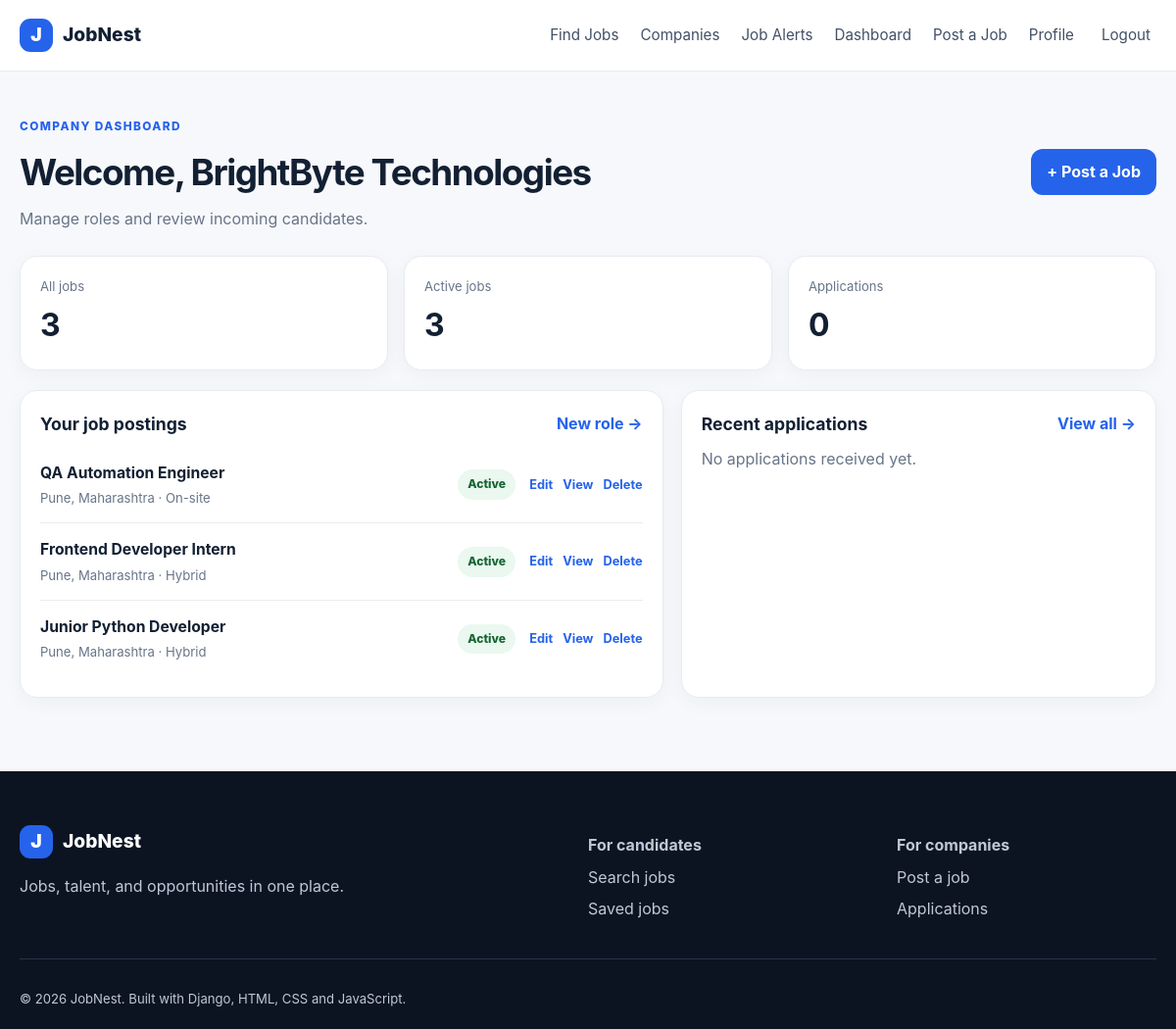
The app's page /dashboard/ (signed in) with its own data.
### portal/models.py (models this page shows, shortened)
class Profile(models.Model):
    ROLE_CHOICES = [('candidate', 'Candidate'), ('company', 'Company')]
    user = models.OneToOneField(User, on_delete=models.CASCADE, related_name='profile')
    role = models.CharField(max_length=20, choices=ROLE_CHOICES, default='candidate')
    phone = models.CharField(max_length=20, blank=True)
    location = models.CharField(max_length=120, blank=True)
    headline = models.CharField(max_length=160, blank=True)
    bio = models.TextField(blank=True)
    company_name = models.CharField(max_length=160, blank=True)
    company_website = models.URLField(blank=True)
    resume = models.FileField(upload_to='resumes/', blank=True, null=True)
    avatar = models.ImageField(upload_to='avatars/', blank=True, null=True)
    created_at = models.DateTimeField(auto_now_add=True)

class Job(models.Model):
    CATEGORY_CHOICES = [
        ('technology', 'Technology'),
        ('design', 'Design'),
        ('data', 'Data & Analytics'),
        ('marketing', 'Marketing'),
        ('sales', 'Sales'),
        ('content', 'Content & Writing'),
        ('it_support', 'IT Support'),
        ('operations', 'Operations'),
        ('management', 'Management'),
        ('human_resources', 'Human Resources'),
        ('customer_service', 'Customer Service'),
    ]
    JOB_TYPE_CHOICES = [
        ('full_time', 'Full Time'),
        ('part_time', 'Part Time'),
        ('internship', 'Internship'),
        ('contract', 'Contract'),
        ('freelance', 'Freelance'),
    ]
    WORK_MODE_CHOICES = [('on_site', 'On-site'), ('hybrid', 'Hybrid'), ('remote', 'Remote')]
    EXPERIENCE_CHOICES = [
        ('fresher', 'Fresher'),
        ('0_1', '0–1 years'),
        ('1_3', '1–3 years'),
        ('3_5', '3–5 years'),
        ('5_plus', '5+ years'),
    ]
    company = models.ForeignKey(User, on_delete=models.CASCADE, related_name='jobs')
    title = models.CharField(max_length=180)
    category = models.CharField(max_length=30, choices=CATEGORY_CHOICES, default='technology')
    description = models.TextField()
    requirements = models.TextField()
    location = models.CharField(max_length=160)
    job_type = models.CharField(max_length=20, choices=JOB_TYPE_CHOICES, default='full_time')
    work_mode = models.CharField(max_length=20, choices=WORK_MODE_CHOICES, default='on_site')
    experience = models.CharField(max_length=20, choices=EXPERIENCE_CHOICES, default='fresher')
    skills = models.CharField(max_length=500, help_text='Comma-separated skills')
    salary_min = models.PositiveIntegerField(default=0, validators=[MinValueValidator(0)])
    salary_max = models.PositiveIntegerField(default=0, validators=[MinValueValidator(0)])
    openings = models.PositiveIntegerField(default=1)
    deadline = models.DateField(blank=True, null=True)
    is_active = models.BooleanField(default=True)
    is_featured = models.BooleanField(default=False)
    created_at = models.DateTimeField(auto_now_add=True)
    updated_at = models.DateTimeField(auto_now=True)
    class Meta:
        ordering = ['-created_at']
        indexes = [
            models.Index(fields=['title']),
            models.Index(fields=['location']),
            models.Index(fields=['job_type']),
            models.Index(fields=['category']),
            models.Index(fields=['work_mode']),
            models.Index(fields=['created_at']),
        ]

### portal/views.py (the view, shortened to what this page needs)
# urls.py: path('dashboard/', views.dashboard, name='dashboard'),
@login_required
def dashboard(request):
    profile = get_profile(request.user)
    if profile.role == 'company':
        jobs = Job.objects.filter(company=request.user)
        applications = Application.objects.filter(job__company=request.user).select_related('job', 'applicant')
        context = {
            'profile': profile,
            'jobs': jobs[:8],
            'total_jobs': jobs.count(),
            'active_jobs': jobs.filter(is_active=True).count(),
            'total_applications': applications.count(),
            'recent_applications': applications[:8],
        }
        return render(request, 'portal/company_dashboard.html', context)

### portal/views.py (called while the page is built)
def get_profile(user):
    profile, _ = Profile.objects.get_or_create(user=user)
    return profile

### templates/portal/company_dashboard.html (shortened to what this page needs)
{% extends 'base.html' %}
{% block content %}
<section class="container dashboard-page"><div class="dashboard-head"><div><span class="eyebrow">Company dashboard</span><h1>Welcome, {{ profile.company_name|default:user.first_name|default:user.username }}</h1><p>Manage roles and review incoming candidates.</p></div><a class="button" href="{% url 'portal:create_job' %}">+ Post a Job</a></div>
<div class="stats-grid"><div class="stat-card"><span>All jobs</span><b>{{ total_jobs }}</b></div><div class="stat-card"><span>Active jobs</span><b>{{ active_jobs }}</b></div><div class="stat-card"><span>Applications</span><b>{{ total_applications }}</b></div></div>
<div class="dashboard-grid"><section class="panel"><div class="panel-head"><h2>Your job postings</h2><a href="{% url 'portal:create_job' %}">New role →</a></div>{% for job in jobs %}<div class="manage-row"><div><h3>{{ job.title }}</h3><p>{{ job.location }} · {{ job.get_work_mode_display }}</p></div><span class="status-pill {% if job.is_active %}success{% else %}muted{% endif %}">{% if job.is_active %}Active{% else %}Paused{% endif %}</span><div class="row-actions"><a href="{% url 'portal:edit_job' job.pk %}">Edit</a><a href="{% url 'portal:job_detail' job.pk %}">View</a><a href="{% url 'portal:delete_job' job.pk %}">Delete</a></div></div>{% empty %}<div class="empty-inline">No jobs posted yet.</div>{% endfor %}</section><section class="panel"><div class="panel-head"><h2>Recent applications</h2><a href="{% url 'portal:company_applications' %}">View all →</a></div>{% for app in recent_applications %}<div class="manage-row"><div><h3>{{ app.applicant.get_full_name|default:app.applicant.username }}</h3><p>{{ app.job.title }} · {{ app.applied_at|timesince }} ago</p></div><span class="status-pill">{{ app.get_status_display }}</span></div>{% empty %}<div class="empty-inline">No applications received yet.</div>{% endfor %}</section></div></section>
{% endblock %}

### static/css/style.css (style rules this page uses)
:root { --ink:#132033;--muted:#687589;--line:#e7ebf1;--surface:#fff;--bg:#f7f8fb;--primary:#2563eb;--primary-dark:#1749b3;--soft:#edf4ff;--success:#15803d;--danger:#b91c1c;--shadow:0 12px 35px rgba(24,40,72,.08);--radius:18px }
* { box-sizing:border-box }
html { scroll-behavior:smooth }
body { margin:0;font-family:Inter,ui-sans-serif,system-ui,-apple-system,"Segoe UI",sans-serif;color:var(--ink);background:var(--bg);line-height:1.55 }
a { color:inherit;text-decoration:none }
.container { width:min(1180px,calc(100% - 40px));margin:0 auto }
.nav-cta,.button { background:var(--primary);color:#fff;border:0;border-radius:12px;padding:11px 16px;font-weight:700;cursor:pointer;display:inline-flex;align-items:center;justify-content:center;gap:6px }
.eyebrow { text-transform:uppercase;letter-spacing:.12em;font-size:.74rem;color:var(--primary);font-weight:800 }
.section-head,.dashboard-head,.panel-head { display:flex;justify-content:space-between;gap:20px;align-items:end }
.text-link,.panel-head a,.row-actions a,.application-main a { color:var(--primary);font-weight:700 }
.job-card,.result-card,.panel,.form-card,.auth-card,.detail-panel,.apply-card,.application-card,.stat-card,.filter-card { background:var(--surface);border:1px solid var(--line);border-radius:var(--radius);box-shadow:0 5px 20px rgba(24,40,72,.045) }
.status-pill { display:inline-flex;align-items:center;border-radius:999px;background:#eef2f6;color:#4f5e73;font-size:.76rem;padding:6px 10px;font-weight:800;white-space:nowrap }
.status-pill.success { background:#eaf8ef;color:#166534 }
.empty-state p,.empty-inline { color:var(--muted) }
.dashboard-page { padding:42px 0 75px }
.dashboard-head { align-items:center;margin-bottom:25px }
.dashboard-head h1 { font-size:2.3rem;letter-spacing:-.04em;margin:7px 0 }
.dashboard-head p { margin:0;color:var(--muted) }
.stats-grid { display:grid;grid-template-columns:repeat(3,1fr);gap:16px;margin-bottom:20px }
.stat-card { padding:20px }
.stat-card span { display:block;color:var(--muted);font-size:.82rem }
.stat-card b { display:block;font-size:2rem;margin-top:5px }
.dashboard-grid { display:grid;grid-template-columns:1.15fr .85fr;gap:18px }
.panel { padding:20px }
.panel-head { align-items:center;margin-bottom:10px }
.panel-head h2 { margin:0;font-size:1.1rem }
.manage-row { display:grid;grid-template-columns:1fr auto auto;gap:14px;align-items:center;padding:15px 0;border-bottom:1px solid var(--line) }
.manage-row:last-child { border-bottom:0 }
.manage-row h3 { margin:0;font-size:.98rem }
.manage-row p { margin:3px 0 0;color:var(--muted);font-size:.82rem }
.row-actions { display:flex;gap:10px;font-size:.8rem }

### records on screen
Profile: company_name "BrightByte Technologies"
Job: title "QA Automation Engineer", location "Pune, Maharashtra", work_mode "On-site", is_active "Active"
Job: title "Frontend Developer Intern", location "Pune, Maharashtra", work_mode "Hybrid", is_active "Active"
Job: title "Junior Python Developer", location "Pune, Maharashtra", work_mode "Hybrid", is_active "Active"

### other values on screen
{{ total_jobs }} "3"
{{ active_jobs }} "3"
{{ total_applications }} "0"
